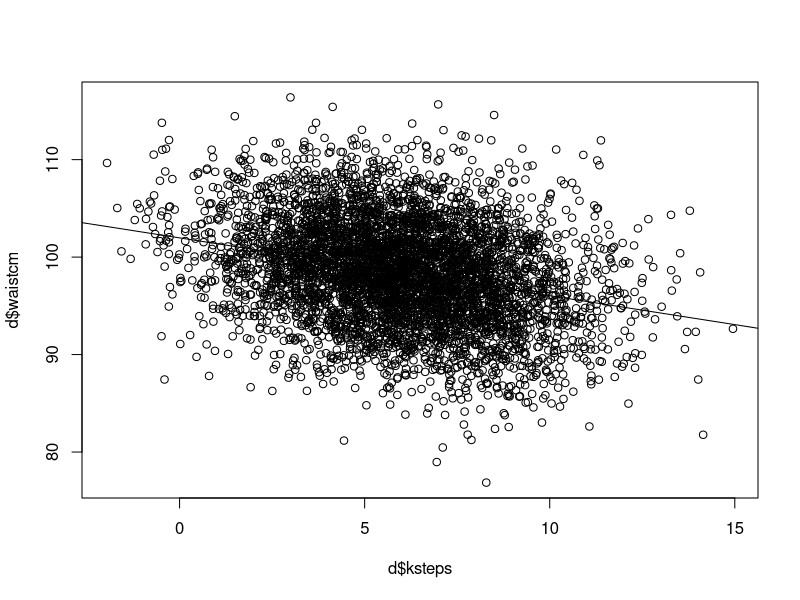
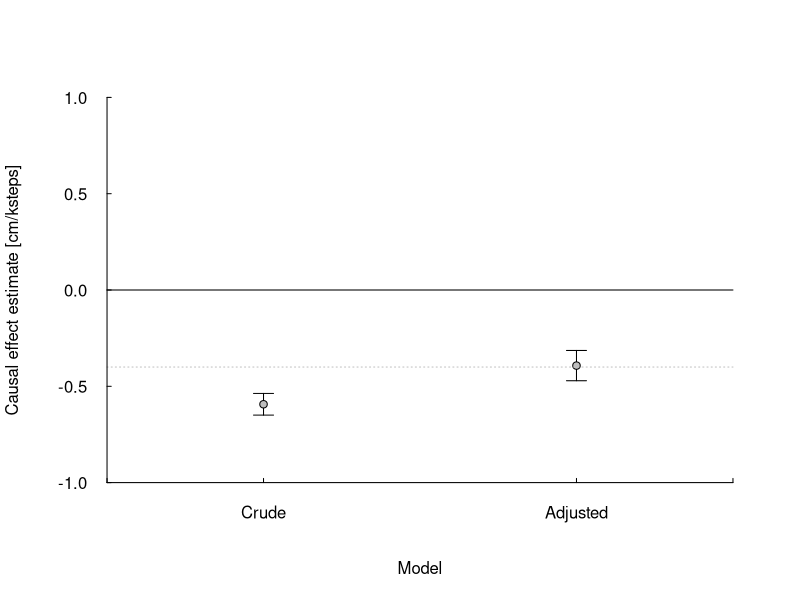
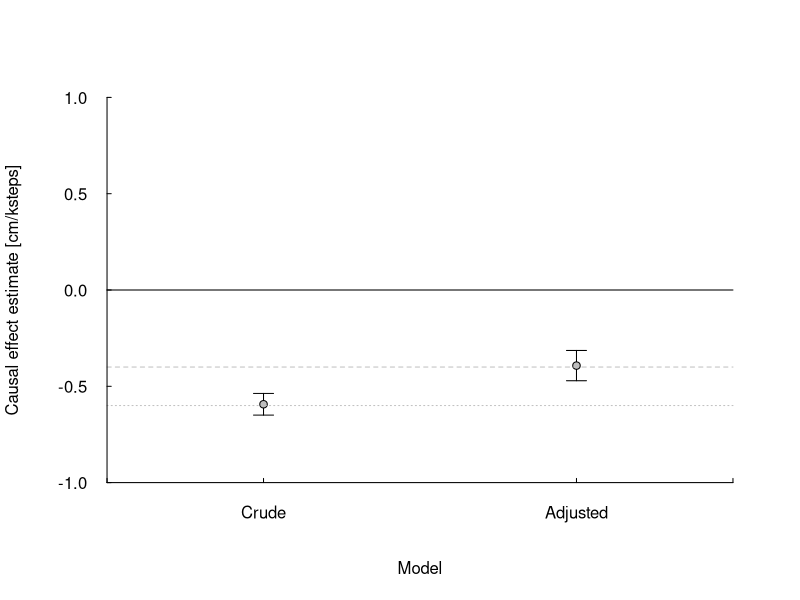

These charts were generated, in order, by the following R code:
# Script1. Here we will extend the simple scenario from last time (bivariate) 
# by adding a third variable, and then 
# analyze and visualize it using linear regression.
# 
# Independent variable -- Average number of steps (x1000) taken per day during 
#                         study period (measure of physical activity)
# Dependent variable   -- Waist circumference (cm) at end of study
# Covariate            -- Average number of calories (x1000) per day 
#                         (estimated from diaries during study period)

# Mats Nilsson (mats.nilsson@psychology.su.se), revised: 2019-10-28



## Clear things to start clean! ------------------------------------------------
rm(list = ls())  # Clear the global environment
graphics.off()  # Clear all plots
cat("\014")  # Clear the console
## -----------------------------------------------------------------------------

## This is (almost*) the same script as last time (script1_r.R). Today we will add a variable
# and simulate collider bias. *I added a line for teh direct effect in the last plot

## Simulation with a mediator = diet  ------------------------------------------
set.seed(999)  # Any number may be used

# Number of observations
n <- 5e3

# Causal effects
kw <- -0.4 # Causal effect of independent on dependent variable 
kd <- -0.2 # Causal effect of independent variable on mediator
dw <-  1.0 # Causal effect of mediator on dependent variable

# total causal effect of ksteps on waistcm
ate <- kw + kd * dw  # ate for "average total effect"

# Independet variable (exposure): Average 1000-steps per day during study
ksteps <- rnorm(n, mean = 6, sd = 2.5)

# Mediator, calories x 1000 per day from diet (2 is 2000 calories)
diet <- rnorm(n, mean = 2, sd = 0.5) + kd * ksteps

# Dependent variable (outcome): Waist circumference at end of study
waistcm <- rnorm(n, 100, 5) + kw * ksteps + dw * diet

# Put in data frame
d <- data.frame(diet, ksteps, waistcm)

# Remove stuff (not necessary, but doesn't hurt)
rm(diet, ksteps, waistcm)
## -----------------------------------------------------------------------------


## Analyze simulated data ------------------------------------------------------
# Linear regression model
crude <- lm(d$waistcm ~ d$ksteps)  # Crude model
adjusted <- lm(d$waistcm ~ d$ksteps + d$diet)  # Adjusted model
summary(crude)
summary(adjusted)

# Simple scattergram with regression line
plot(d$ksteps, d$waistcm)
abline(crude)

# Scatterplot matrix. NB!: Takes time for large n!
#pairs(~ d$ksteps + d$diet+ d$waistcm, 
#      lower.panel = panel.smooth)
## -----------------------------------------------------------------------------


## Simple result plot ----------------------------------------------------------

# Extract regression results from the two models
b_crude <- crude$coefficients[2]  
ci_crude <- confint(crude)[2, ] 
b_adj <- adjusted$coefficients[2]   
ci_adj <- confint(adjusted)[2, ] 

# Decide range of axis (from minimum to maximum value)
xlim = c(0.5, 2.5)  
ylim = c(-1, 1)     

# Empty plot (NA = missing data!)
plot(NA,
     xlim = xlim, ylim = ylim, 
     xlab = 'Model', ylab = 'Causal effect estimate [cm/ksteps]', axes = FALSE) 

# Add ci (precision) for independent variable
arrows(x0 = 1, x1 = 1, y0 = ci_crude[1], y1 = ci_crude[2], 
       code = 3, length = 0.1, angle = 90)
arrows(x0 = 2, x1 = 2, y0 = ci_adj[1], y1 = ci_adj[2], 
       code = 3, length = 0.1, angle = 90) 

# Add point estimate for independent variable
points(1, b_crude, pch = 21, bg = 'grey') # Crude, at x = 1
points(2, b_adj, pch = 21, bg = 'grey')  # Adjusted, at x = 2

# Add line at no effect
lines(xlim, c(0, 0))

# Add line at true effect
lines(xlim, c(kw, kw), lty = 3, col = 'grey')

# Add x-axis
axis(1, at = c(0.5, 1, 2, 2.5), labels = c('', 'Crude', 'Adjusted', ''), 
     tck = 0.01, pos = ylim[1])
# Add y-axis
axis(2, las = 2, tck = 0.01, pos = xlim[1])
## -----------------------------------------------------------------------------


## Simple result plot ----------------------------------------------------------

# Extract regression results from the two models
b_crude <- crude$coefficients[2]  
ci_crude <- confint(crude)[2, ] 
b_adj <- adjusted$coefficients[2]   
ci_adj <- confint(adjusted)[2, ] 

# Decide range of axis (from minimum to maximum value)
xlim = c(0.5, 2.5)  
ylim = c(-1, 1)     

# Empty plot (NA = missing data!)
plot(NA,
     xlim = xlim, ylim = ylim, 
     xlab = 'Model', ylab = 'Causal effect estimate [cm/ksteps]', axes = FALSE) 

# Add ci (precision) for independent variable
arrows(x0 = 1, x1 = 1, y0 = ci_crude[1], y1 = ci_crude[2], 
       code = 3, length = 0.1, angle = 90)
arrows(x0 = 2, x1 = 2, y0 = ci_adj[1], y1 = ci_adj[2], 
       code = 3, length = 0.1, angle = 90) 

# Add point estimate for independent variable
points(1, b_crude, pch = 21, bg = 'grey') # Crude, at x = 1
points(2, b_adj, pch = 21, bg = 'grey')  # Adjusted, at x = 2

# Add line at no effect
lines(xlim, c(0, 0))

# Add line at true total causal effect
lines(xlim, c(ate, ate), lty = 3, col = 'grey')

# Add line at true direct causal effect
lines(xlim, c(kw, kw), lty = 2, col = 'grey')

# Add x-axis
axis(1, at = c(0.5, 1, 2, 2.5), labels = c('', 'Crude', 'Adjusted', ''), 
     tck = 0.01, pos = ylim[1])
# Add y-axis
axis(2, las = 2, tck = 0.01, pos = xlim[1])
## -----------------------------------------------------------------------------